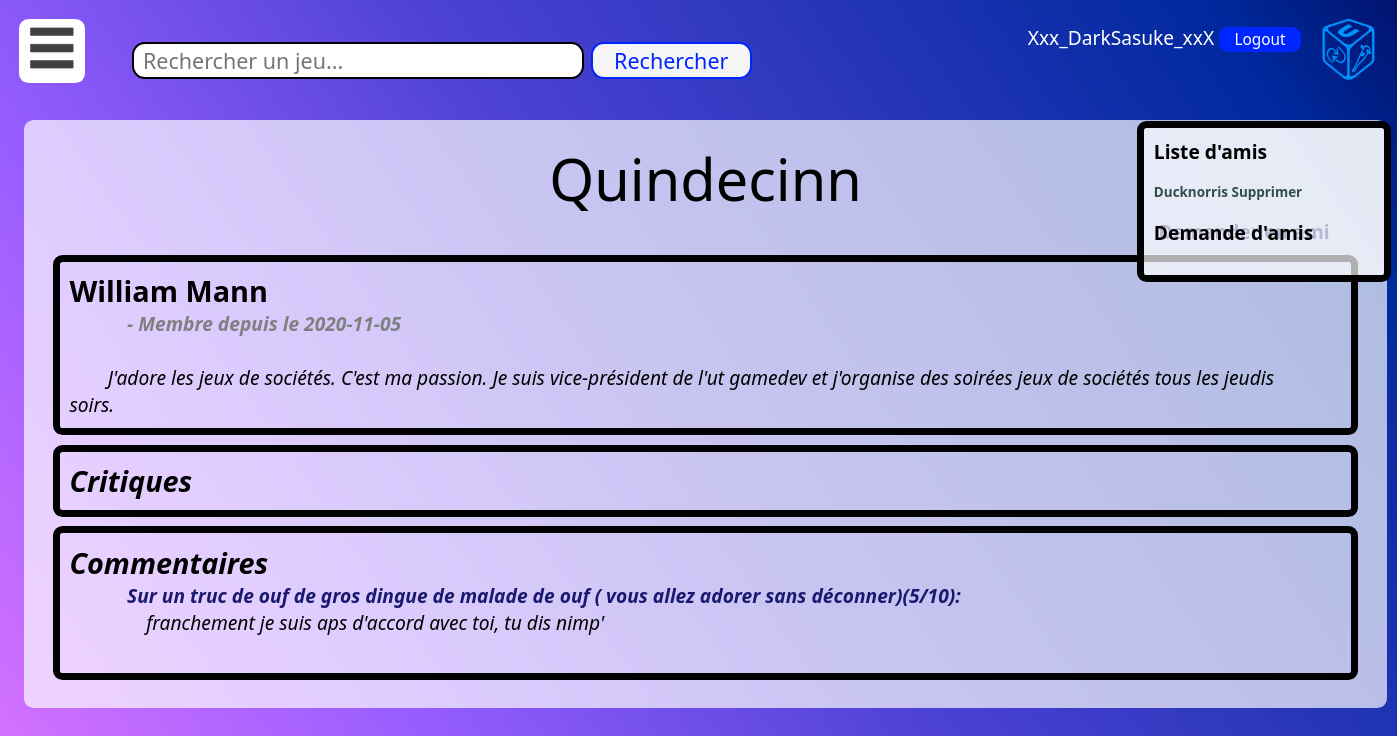
/profile.php?id=8 (signed in), run on an earlier commit of the app's database.
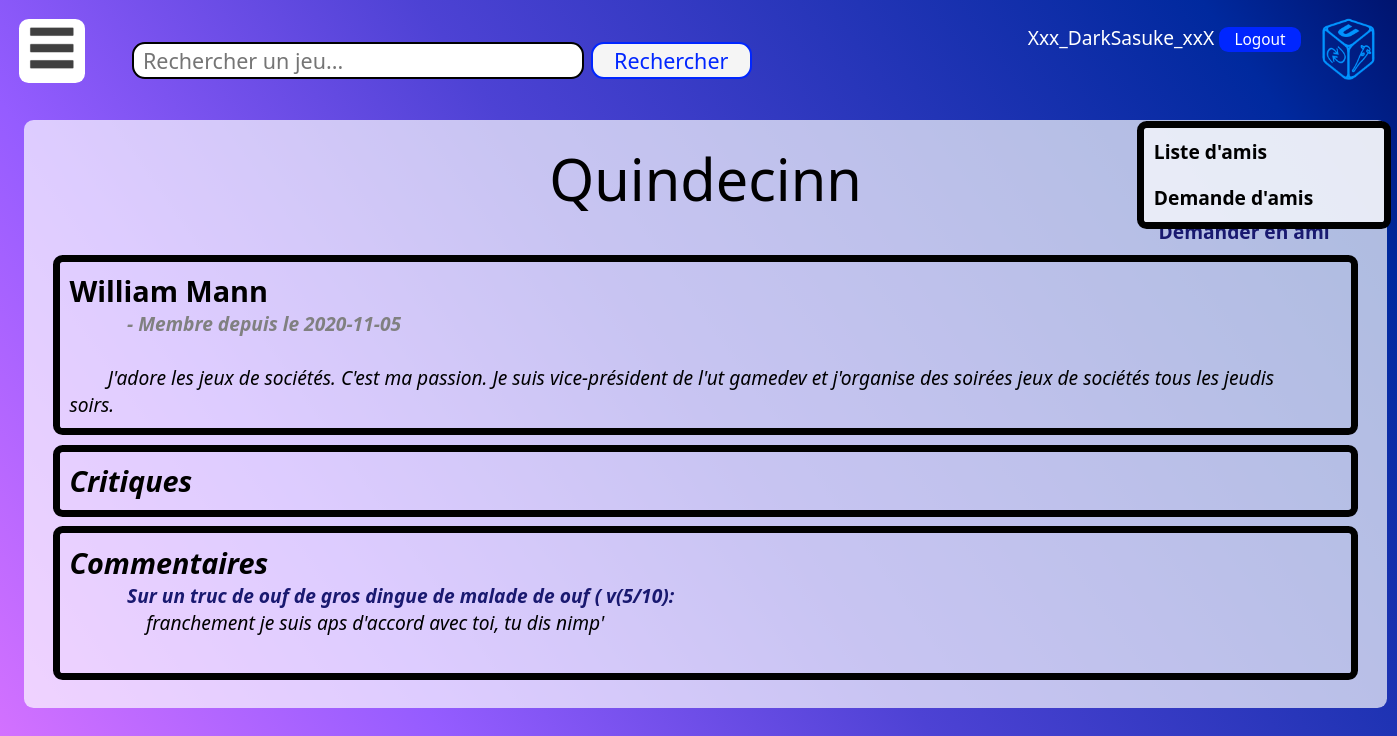
And on a later commit of the database.
### tables this page shows
CREATE TABLE amis (
  id INT PRIMARY KEY NOT NULL AUTO_INCREMENT,
  id1 INT NOT NULL,
  id2 INT NOT NULL,
  attente TINYINT(1),

  FOREIGN KEY (id1) REFERENCES utilisateur(id),
  FOREIGN KEY (id2) REFERENCES utilisateur(id)
);

CREATE TABLE utilisateur (
  id INT PRIMARY KEY NOT NULL AUTO_INCREMENT,
  pseudo VARCHAR(30),
  mdp VARCHAR(100),
  nom VARCHAR(30),
  prenom VARCHAR(30),
  bio VARCHAR(5000),
  date_de_naissance DATE,
  date_de_creation DATE DEFAULT current_timestamp(),
  email VARCHAR(50)
);

CREATE TABLE reponses (
  id INT PRIMARY KEY NOT NULL AUTO_INCREMENT,
  content VARCHAR(100),
  id_auteur INT NOT NULL,
  id_reponse INT,
  id_critiques INT NOT NULL,

  FOREIGN KEY (id_auteur) REFERENCES utilisateur(id),
  FOREIGN KEY (id_reponse) REFERENCES reponses(id),
  FOREIGN KEY (id_critiques) REFERENCES critiques(id)
);

CREATE TABLE critiques (
  id INT PRIMARY KEY NOT NULL AUTO_INCREMENT,
  id_utilisateur INT NOT NULL,
  id_jeu INT NOT NULL,
  nom VARCHAR(50),
  note INT,
  content VARCHAR(5000),
  date_crit DATE DEFAULT current_timestamp(),

  FOREIGN KEY (id_utilisateur) REFERENCES utilisateur(id),
  FOREIGN KEY (id_jeu) REFERENCES jeux(id)
);

### profile.php (the view, shortened to what this page needs)
<!DOCTYPE html>
<?php
  $db = new PDO("mysql:host=localhost;dbname=projetifd;charset=utf8","root","");
  $req = $db->prepare("SELECT pseudo, nom, prenom, bio, date_de_creation FROM utilisateur WHERE id = ".$_GET['id']);
  $req->execute();
  $usr = $req->fetch();
?>
<html lang="fr" dir="ltr" class="cover">
  <head>
  </head>
  <body>
        <?php
          include 'header.php';
          echo('
            <div class="corps">
                <div class="titre_page">'.$usr['pseudo'].'</div>');
        $id = $_GET['id'];
        $req2 = $db->query("SELECT * FROM utilisateur;");
        $data = $req2->fetchALL();
        for ($i=0; $i < sizeof($data) ; $i++) {
            if( (!in_array($data[$i]['pseudo'],$user_check)) && ($data[$i]['id'] == $id) ){
                echo  "<div class='demande_ami'><a href='friend_action.php?action=add&id=".$data[$i]['id']." '> Demander en ami</a></div>";
            }
        }
          echo('
                <div class="rubrique">
                    <h2>'.$usr['prenom'].' '.$usr['nom'].'</h2><b> - Membre depuis le '.$usr['date_de_creation'].'</b><br/>
                    <br><i class="bio">'.nl2br($usr['bio']).'<i/>
                    <br/>
                </div>
                <div class="rubrique">
                    <h2>Critiques</h2>
          ');
          echo('
                </div>
                <div class="rubrique">
                    <h2>Commentaires</h2>');
          $req = $db->prepare("SELECT critiques.nom AS crit_nom, critiques.note AS crit_note, critiques.id AS crit_id,reponses.content AS com FROM reponses INNER JOIN critiques ON reponses.id_critiques = critiques.id WHERE reponses.id_auteur =".$_GET['id']);
          $req->execute();
          $com = $req->fetch();
          while($com){
            echo('
              <b><a href="critique.php?id='.$com['crit_id'].'">Sur '.$com['crit_nom'].'('.$com['crit_note'].'/10):</a></b><br/>
              <i class="crit_com">'.$com['com'].'</i>
              <br/><br/>
            ');
            $com = $req->fetch();
          }
        ?>
            </div>
    </div>
  </body>
</html>

### usert.php (shortened to what this page needs)
<link rel="stylesheet" type="text/css" href="style_site.css">
<div class="liste_amis">
    <?php
      $user_check[] = "";
      $db = new PDO("mysql:host=localhost;dbname=projetifd;charset=utf8","root","");
      $req = $db->prepare("SELECT amis.id1 AS id1,amis.id2 AS id2,amis.attente AS attente,amis.id AS ida,u1.pseudo AS pseudo_1,u2.pseudo AS pseudo_2 FROM amis INNER JOIN utilisateur u1 ON u1.id = amis.id1 INNER JOIN utilisateur u2 ON u2.id = amis.id2 WHERE (u1.pseudo = :pseudo_1 OR u2.pseudo = :pseudo_2) ; ");
      $req->execute([
        "pseudo_1" => $_SESSION['pseudo'],
        "pseudo_2" => $_SESSION['pseudo']
      ]);
      $data = $req->fetchAll();
      if($_SESSION['pseudo']){
        $user_check[] = $_SESSION['pseudo'];
      }
    ?>
    <h2>Liste d'amis</h2>
        <p>
            <?php
              for ($i=0; $i < sizeof($data) ; $i++) {
                if($data[$i]['pseudo_1'] == $_SESSION['pseudo']){
                  echo "</br><a href='chat.php?id=".$data[$i]['id2']."&num=15' >" . $data[$i]['pseudo_2'] . " </a> <a href='friend_action.php?action=delete&id=".$data[$i]['ida']."  '> Supprimer</a>";
                  $user_check[] = $data[$i]['pseudo_2'];
                }else{
                  if($data[$i]['attente'] == false){
                    echo "</br><a href='chat.php?id=".$data[$i]['id1']."&num=15' >".  $data[$i]['pseudo_1'] . "</a> <a href='friend_action.php?action=delete&id=".$data[$i]['ida']." '> Supprimer</a></br>";
                      $user_check[] = $data[$i]['pseudo_1'];
                  }
                }
              }
             ?>
        </p>
    <h2>Demande d'amis</h2>
        <p>
</div>

What changed in the data, as far as the page shows it:
removed amis: id2.pseudo "Ducknorris"
changed through a linked row, reponses "franchement je suis aps d'accord avec toi, tu dis nimp'": id_critiques.nom "un truc de ouf de gros dingue de malade de ouf ( vous allez adorer sans déconner)" → "un truc de ouf de gros dingue de malade de ouf ( v"
